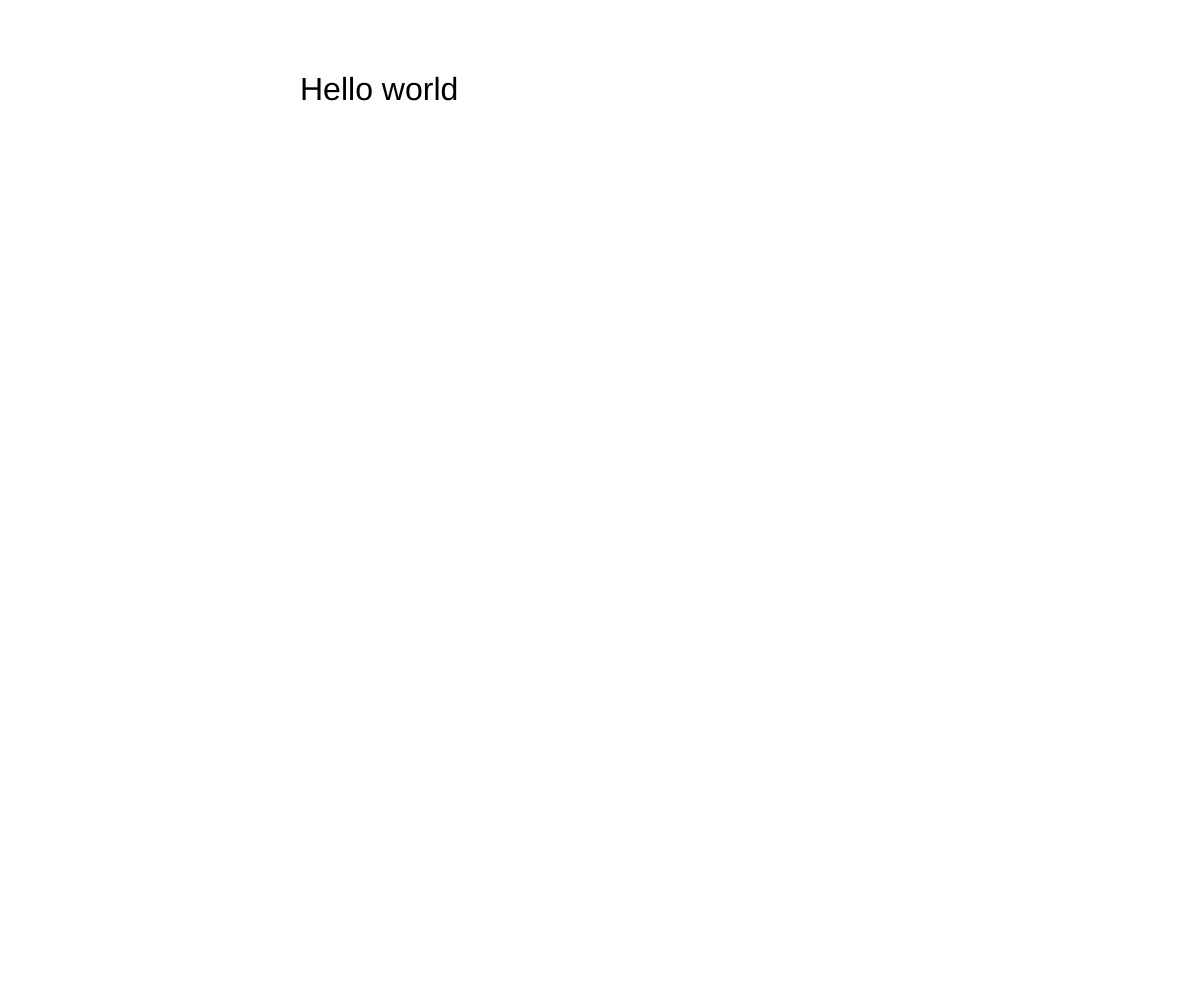
Frame 1 (no input)
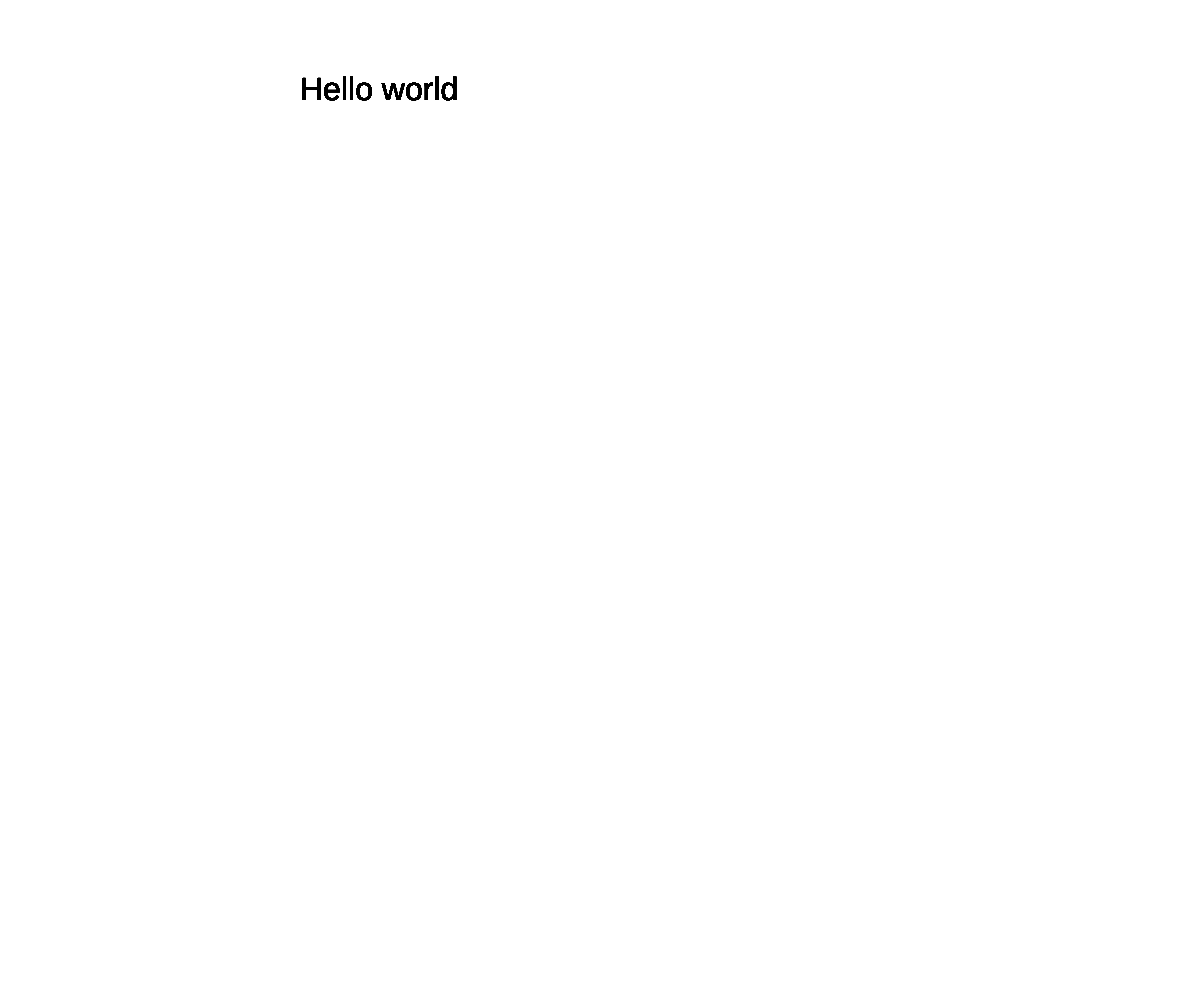
Frame 60 (no input)
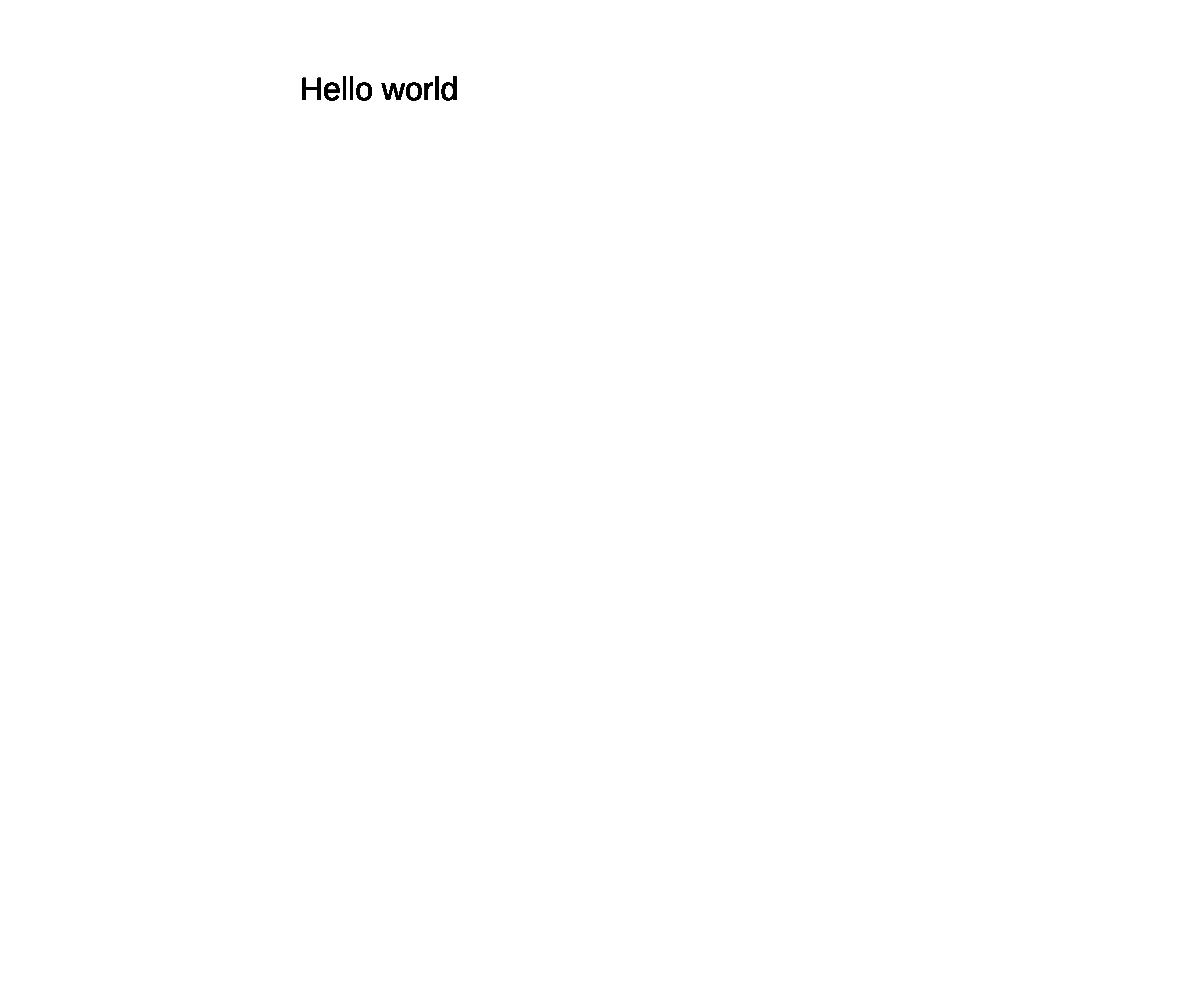
Frame 120 (the mouse pressed at the canvas centre since frame 60)

The p5.js sketch that drew these frames (run headless with seeded random() and noise() and a simulated clock; from frame 60 on, the mouse is pressed at the canvas centre):

// p5.js sketch
// ── sketch.js
// Instructions for Intellisense:
// - npm install --save @types/p5
// - Keep this file open: node_modules/@types/p5/global.d.ts
// - Leave the line below as is:
/// <reference path="../node_modules/@types/p5/global.d.ts" />

function setup() {
  createCanvas(windowWidth, windowHeight);
}


function draw() {
  let msg = "Hello world";
  console.log("msg: ", msg);
  textSize(32);
  fill(0, 0, 0);
  text(msg, width / 4, height / 10);
}
